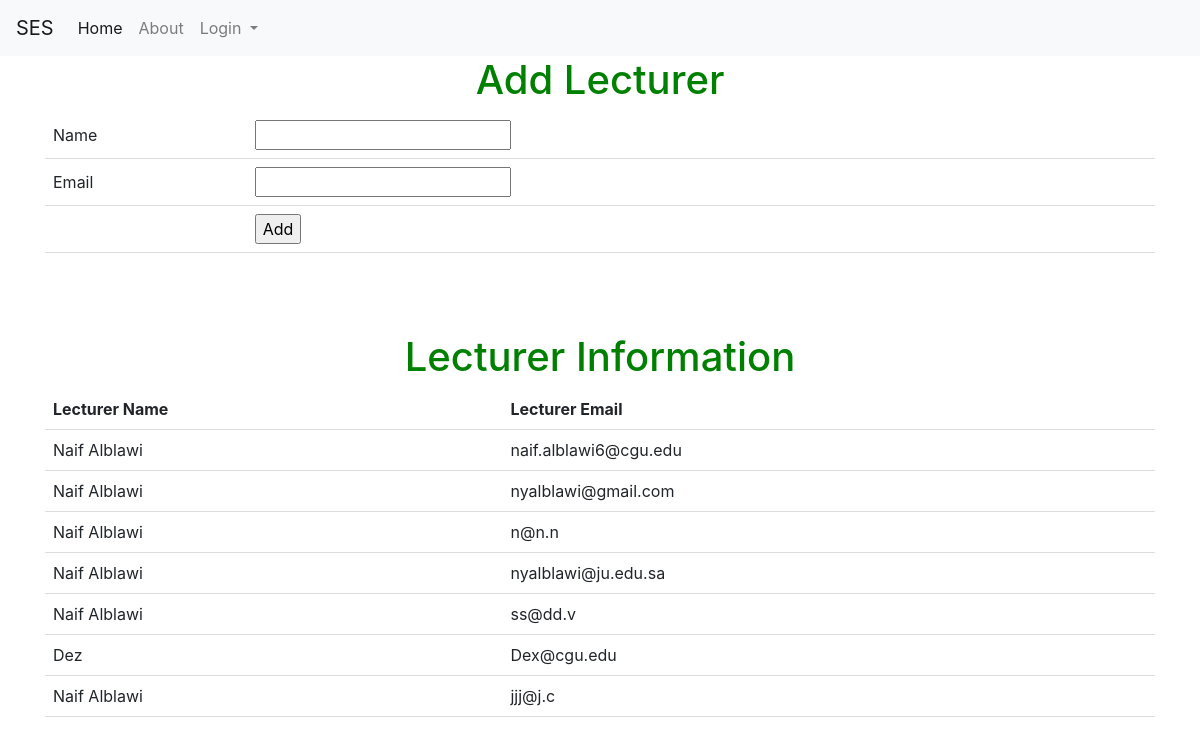
Page /saverecord on the committed database.
### tables this page shows
CREATE TABLE lec (lec_id INTEGER PRIMARY KEY AUTOINCREMENT UNIQUE, lec_name CHAR, lec_email CHAR CONSTRAINT lec_id UNIQUE ON CONFLICT IGNORE);

### auth.py (the view, shortened to what this page needs)
@auth.route("/saverecord",methods = ["POST","GET"])
def saveRecord():
    if request.method=='GET':
        con = sqlite3.connect("instance/db.sqlite")
        cur = con.cursor()
        cur.execute("SELECT * FROM lec")
        data6 = cur.fetchall()
        return render_template('add_lec.html',data6=data6)
    return render_template("add_lec.html",data6=data6)

### templates/add_lec.html (shortened to what this page needs)
{% extends "base.html" %}
{% block content %}
<h1>Add Lecturer</h1>
 <form action = "/saverecord" method="post">
 <table>
  <tr><td>Name</td><td><input type="text" name="name" ></td></tr>
  <tr><td>Email</td><td><input type="email" name="email"></td></tr>
  <tr><td></td><td><input type="submit" value="Add"></td></tr>
 </table>
 <br> <h1>{{msg}}</h1><br><br>
 <h1>Lecturer Information</h1>
 <table id="table_to_highlight" style="width:100%">
    <thead>
      <tr>
        <th>Lecturer Name</th>
        <th>Lecturer Email</th>
      </tr>
      </thead>
      <tbody>
       {% for row in data6 %}
              <tr>
                  <td>{{row[1]}}</td>
                  <td>{{row[2]}}</td>
              </tr>
          {% endfor %}
      </tbody>
  </table>
 </form>
{% endblock %}

### templates/base.html (shortened to what this page needs)
<!DOCTYPE html>
<html>
<head>
    <link rel="stylesheet" href="https://cdn.jsdelivr.net/npm/bootstrap@4.3.1/dist/css/bootstrap.min.css">
</head>
<body>
<section class="hero is-fullheight" style="background-color:#ffffff;">
    <div>  <nav class="navbar navbar-expand-lg navbar-light bg-light">
        <a class="navbar-brand" href="{{ url_for('main.index') }}">SES</a>
        <div class="collapse navbar-collapse" id="navbarSupportedContent">
          <ul class="navbar-nav mr-auto">
            <li class="nav-item active">
              <a class="nav-link" href="{{ url_for('main.index') }}">Home <span class="sr-only">(current)</span></a>
            </li>
            <li class="nav-item">
              <a class="nav-link" href="{{ url_for('main.About') }}">About</a>
            </li>
            <li class="nav-item dropdown">
              <a class="nav-link dropdown-toggle" href="#" id="navbarDropdown" role="button" data-toggle="dropdown" aria-haspopup="true" aria-expanded="false">
                Login
              </a>
            </li>
        </div>
    </div>
    <div class="hero-body">
        <div class="container has-text-centered">
            {% block content %}{% endblock %}
        </div>
</section>
</body>
</html>

### templates/add_lec.html (style rules this page uses)
body { text-align: center; }
h1 { color: green; }
table { border-collapse: collapse; width: 100%; }
th, td { padding: 8px; text-align: left; border-bottom: 1px solid #ddd; }

### rows in the picture
lec: lec_name "Naif Alblawi", lec_email "naif.alblawi6@cgu.edu"
lec: lec_name "Naif Alblawi", lec_email "nyalblawi@gmail.com"
lec: lec_name "Naif Alblawi", lec_email "n@n.n"
lec: lec_name "Naif Alblawi", lec_email "nyalblawi@ju.edu.sa"
lec: lec_name "Naif Alblawi", lec_email "ss@dd.v"
lec: lec_name "Dez", lec_email "Dex@cgu.edu"
lec: lec_name "Naif Alblawi", lec_email "jjj@j.c"
